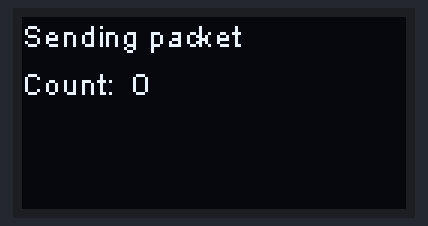
A sketch run on a simulated ESP8266 (NodeMCU). Shown: 128×64 one-colour display. No radio packets arrive unless stated; what the sketch prints to the serial monitor is not drawn.

Above: at 1.1 s.
At 6.2 s:
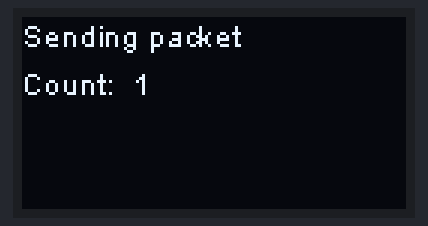
At 21.4 s:
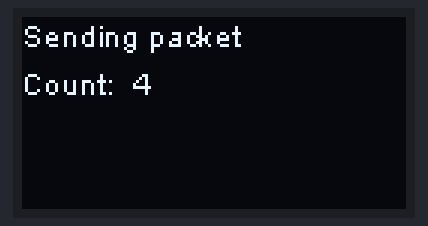
At 36.6 s:
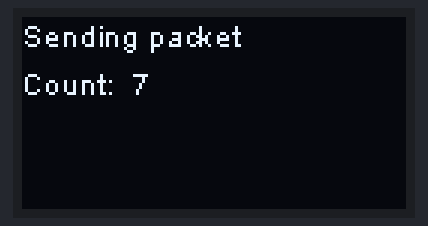

Measured:
- what the display in image 0 shows lasts 5.0 s, from 1.1 s to 6.1 s

The sketch:

LoRa.sender.ino
```cpp
//Attention low upload speed- 460800

#include <LoRa.h>
#include <Wire.h>               // Only needed for Arduino 1.6.5 and earlier
#include "SSD1306Wire.h"        // legacy: #include "SSD1306.h"

// Initialize the OLED display using Arduino Wire:
SSD1306Wire display(0x3c, 8, 10);   // ADDRESS, SDA, SCL

String receivedText;
String receivedRssi;
// with LoRa modem RFM95 and green RFM board - int and RST to solder

#define SS      5 // 26     // D0 - to NSS
#define RST     3  //16     // D4  - RST
#define DI0     2      // D8 - INTR

#define SCK     1      // D5 - CLK
#define MISO    0      // D6 - MISO
#define MOSI    4      // D7 - MOSI
#define BAND    868E6

int sf=7;
long sbw=125E3;

char dbuff[24];

union
{
  uint8_t frame[64];
  char mess[64];
  float sensor[8];
} sdp;

void disp(char *t1, char *t2, char *t3)
{
  display.clear();
  display.setFont(ArialMT_Plain_10);
  display.setTextAlignment(TEXT_ALIGN_LEFT);
  display.drawString(0, 0, t1);
  display.drawString(0, 16, t2);
  display.drawString(0, 32, t3);
  display.display();
}

void setup() {
  Serial.begin(9600);
  SPI.begin(SCK, MISO, MOSI, SS);  // SCK, MISO, MOSI, SS
  LoRa.setPins(SS, RST, DI0);

  Serial.begin(9600);
  delay(1000);
  Serial.println();Serial.println();
  Serial.println("Starting LoRa Sender");
  // Initialising the UI will init the display too.
  display.init();
  display.flipScreenVertically();
  if (!LoRa.begin(BAND)) {
    disp("start","LoRa failed","end");
    Serial.println("Starting LoRa failed!");
    while (1);
  }
  else
   {
   Serial.println("Starting LoRa ok!");
   disp("start","LoRa OK","end");
   LoRa.setSpreadingFactor(sf);
   LoRa.setSignalBandwidth(sbw);
   }
   sdp.sensor[0]=0.0;
   sdp.sensor[1]=0.0;
   sdp.sensor[2]=0.0;
   sdp.sensor[3]=0.0;
}


int counter=0;

void loop() {
char buff[32];
  Serial.print("Sending packet: ");
  Serial.println(counter);
  sprintf(buff,"Count:  %d",counter);
  disp("Sending packet",buff,"   ");
  // send packet
  LoRa.beginPacket();
  LoRa.write(sdp.frame,64);
//  LoRa.print("hello ");
//  LoRa.print(counter);
  LoRa.endPacket();
  sdp.sensor[0]+=0.1;
  sdp.sensor[1]+=0.2;
  sdp.sensor[2]+=0.3;
  sdp.sensor[3]+=0.4;
  counter++;
  delay(5000);

}
```
